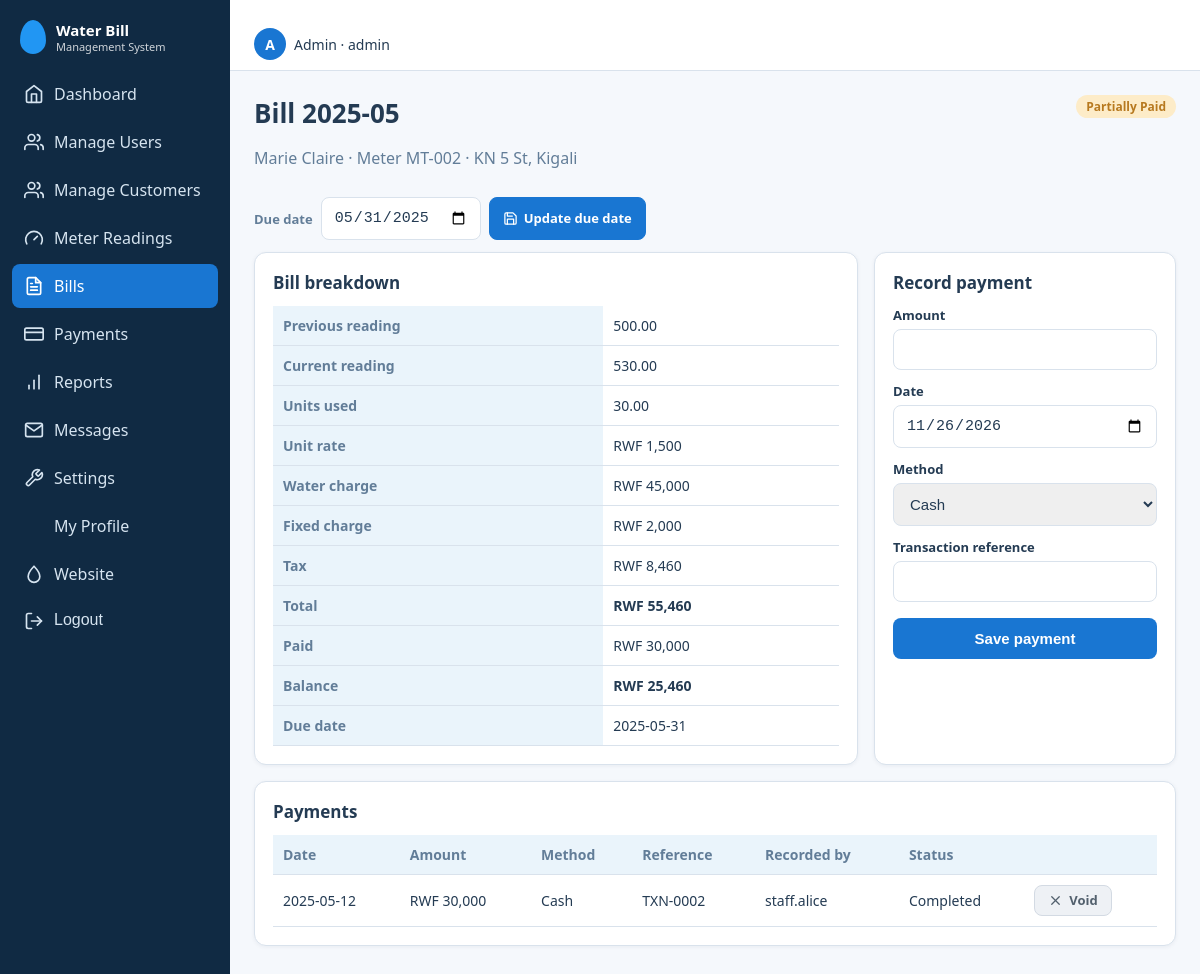
The app's page /index.php?r=bills/show&id=2 (signed in) with its own data.
### tables this page shows
CREATE TABLE bills (
  bill_id          INT UNSIGNED NOT NULL AUTO_INCREMENT,
  customer_id      INT UNSIGNED NOT NULL,
  reading_id       INT UNSIGNED NOT NULL,
  billing_month    CHAR(7) NOT NULL,                 
  previous_reading DECIMAL(12,2) NOT NULL,           
  current_reading  DECIMAL(12,2) NOT NULL,
  units_used       DECIMAL(12,2) NOT NULL,
  unit_rate        DECIMAL(12,2) NOT NULL,           
  fixed_charge     DECIMAL(12,2) NOT NULL DEFAULT 0,
  tax_amount       DECIMAL(12,2) NOT NULL DEFAULT 0,
  total_amount     DECIMAL(12,2) NOT NULL,
  amount_paid      DECIMAL(12,2) NOT NULL DEFAULT 0,
  status           ENUM('Unpaid','Partially Paid','Paid','Cancelled') NOT NULL DEFAULT 'Unpaid',
  due_date         DATE NOT NULL,
  created_at       TIMESTAMP NOT NULL DEFAULT CURRENT_TIMESTAMP,
  PRIMARY KEY (bill_id),
  UNIQUE KEY uq_bill_customer_month (customer_id, billing_month),    
  KEY idx_bills_reading (reading_id),
  KEY idx_bills_status (status),
  KEY idx_bills_due (due_date)
);

CREATE TABLE customers (
  customer_id INT UNSIGNED NOT NULL AUTO_INCREMENT,
  user_id     INT UNSIGNED NULL,                     
  full_name   VARCHAR(120) NOT NULL,
  meter_no    VARCHAR(30)  NOT NULL,
  address     VARCHAR(255) NOT NULL,
  phone       VARCHAR(25)  NULL,
  is_active   TINYINT(1) NOT NULL DEFAULT 1,         
  created_at  TIMESTAMP NOT NULL DEFAULT CURRENT_TIMESTAMP,
  updated_at  TIMESTAMP NOT NULL DEFAULT CURRENT_TIMESTAMP ON UPDATE CURRENT_TIMESTAMP,
  PRIMARY KEY (customer_id),
  UNIQUE KEY uq_customers_user (user_id),
  UNIQUE KEY uq_customers_meter (meter_no),
  KEY idx_customers_name (full_name)
);

CREATE TABLE payments (
  payment_id            INT UNSIGNED NOT NULL AUTO_INCREMENT,
  bill_id               INT UNSIGNED NOT NULL,
  amount_paid           DECIMAL(12,2) NOT NULL,
  payment_date          DATE NOT NULL,
  payment_method        ENUM('Cash','Mobile Money','Bank Transfer','Card') NOT NULL,
  transaction_reference VARCHAR(60) NULL,
  recorded_by           INT UNSIGNED NOT NULL,
  status                ENUM('Completed','Voided','Pending','Rejected') NOT NULL DEFAULT 'Completed',   
  created_at            TIMESTAMP NOT NULL DEFAULT CURRENT_TIMESTAMP,
  PRIMARY KEY (payment_id),
  UNIQUE KEY uq_txn_ref (transaction_reference),
  KEY idx_payments_bill (bill_id),
  KEY idx_payments_user (recorded_by)
);

CREATE TABLE users (
  user_id       INT UNSIGNED NOT NULL AUTO_INCREMENT,
  username      VARCHAR(50)  NOT NULL,
  email         VARCHAR(120) NOT NULL,
  password_hash VARCHAR(255) NOT NULL,
  role          ENUM('admin','staff','customer') NOT NULL DEFAULT 'customer',
  is_active     TINYINT(1) NOT NULL DEFAULT 1,
  created_at    TIMESTAMP NOT NULL DEFAULT CURRENT_TIMESTAMP,
  updated_at    TIMESTAMP NOT NULL DEFAULT CURRENT_TIMESTAMP ON UPDATE CURRENT_TIMESTAMP,
  PRIMARY KEY (user_id),
  UNIQUE KEY uq_users_username (username),
  UNIQUE KEY uq_users_email (email),
  KEY idx_users_role (role)
);

### app/models/Setting.php (called while the page is built, shortened)
<?php
class Setting extends Model {
    private static ?array $c = null;
    static function all(): array {
        if (self::$c === null) { try { self::$c = self::q('SELECT setting_key, setting_value FROM site_settings')->fetchAll(PDO::FETCH_KEY_PAIR); } catch (Throwable $e) { self::$c = []; } }
        return self::$c + self::DEFAULTS;
    }
}

### app/core/Controller.php (called while the page is built, shortened)
<?php
abstract class Controller {
    protected function view(string $__view, array $__data = []): void {
        $__layout = APP_ROOT . '/app/views/layout/' . ($__data['layout'] ?? (user() ? 'app' : 'auth')) . '.php';
        extract($__data, EXTR_SKIP);
        require $__layout;
    }
}

### app/controllers/BillController.php (called while the page is built, shortened)
<?php
class BillController extends Controller {
    function show() {
        $u = $this->need('admin', 'staff', 'customer'); $b = Bill::find((int)($_GET['id'] ?? 0));
        $this->view('bills/show', ['title' => 'Bill ' . $b['billing_month'], 'b' => $b, 'pays' => Bill::payments((int)$b['bill_id']), 'role' => $u['role']]);
    }
}

### public/index.php (called while the page is built, shortened)
<?php
require __DIR__ . '/../app/helpers/core.php';
$r = trim((string)($_GET['r'] ?? (user() ? 'dashboard/index' : 'home/index')), '/');
[$c, $a] = array_pad(explode('/', $r, 2), 2, 'index');
try {
    (new $cls)->$a();
} catch (Throwable $t) { error_log((string)$t); http_response_code(500); (new ErrorController)->failure(); }

### app/config/database.php (called while the page is built)
<?php
function db(): PDO {
    static $pdo = null;
    if ($pdo) return $pdo;
    $f = __DIR__ . '/database.local.php';
    $c = is_file($f) ? require $f : ['host'=>'127.0.0.1','name'=>'water_bill_management','user'=>'root','pass'=>''];
    try {
        $pdo = new PDO("mysql:host={$c['host']};dbname={$c['name']};charset=utf8mb4", $c['user'], $c['pass'], [
            PDO::ATTR_ERRMODE => PDO::ERRMODE_EXCEPTION,
            PDO::ATTR_DEFAULT_FETCH_MODE => PDO::FETCH_ASSOC,
            PDO::ATTR_EMULATE_PREPARES => false,
        ]);
    } catch (PDOException $e) {
        error_log($e->getMessage());
        http_response_code(500);
        exit('Database connection failed. Check app/config/database.php');
    }
    return $pdo;
}

### app/core/Model.php (called while the page is built, shortened)
<?php
abstract class Model {
    public static function q(string $sql, array $p = []): PDOStatement { $s = db()->prepare($sql); $s->execute($p); return $s; }
}

### app/models/Bill.php (called while the page is built, shortened)
<?php
class Bill extends Model {
    static function find(int $id): ?array { return self::q('SELECT b.*,c.full_name,c.meter_no,c.address,c.user_id FROM bills b JOIN customers c USING(customer_id) WHERE b.bill_id=?', [$id])->fetch() ?: null; }
    static function payments(int $billId): array { return self::q('SELECT p.*,u.username FROM payments p JOIN users u ON u.user_id=p.recorded_by WHERE p.bill_id=? ORDER BY p.payment_id', [$billId])->fetchAll(); }
}

### app/views/bills/show.php (the view, shortened to what this page needs)
<div class="head"><div><h1>Bill <?= e($b['billing_month']) ?></h1><p class="muted"><?= e($b['full_name']) ?> · Meter <?= e($b['meter_no']) ?> · <?= e($b['address']) ?></p></div><?= badge($b['status']) ?></div>
<?php if ($role === 'admin' && $b['status'] !== 'Cancelled'): ?><form method="post" action="<?= url('bills/due') ?>" class="filter" data-validate><?= csrf_field() ?><input type="hidden" name="bill_id" value="<?= (int)$b['bill_id'] ?>"><label for="dd">Due date</label><input id="dd" type="date" name="due_date" required value="<?= e($b['due_date']) ?>"><button class="act save"><?= icon('save') ?>Update due date</button></form><?php endif; ?>
<div class="grid2"><div class="panel"><h2>Bill breakdown</h2><table>
<tr><th>Previous reading</th><td><?= e($b['previous_reading']) ?></td></tr><tr><th>Current reading</th><td><?= e($b['current_reading']) ?></td></tr><tr><th>Units used</th><td><?= e($b['units_used']) ?></td></tr>
<tr><th>Unit rate</th><td><?= e(money($b['unit_rate'])) ?></td></tr><tr><th>Water charge</th><td><?= e(money($b['units_used'] * $b['unit_rate'])) ?></td></tr><tr><th>Fixed charge</th><td><?= e(money($b['fixed_charge'])) ?></td></tr><tr><th>Tax</th><td><?= e(money($b['tax_amount'])) ?></td></tr>
<tr><th>Total</th><td><b><?= e(money($b['total_amount'])) ?></b></td></tr><tr><th>Paid</th><td><?= e(money($b['amount_paid'])) ?></td></tr><tr><th>Balance</th><td><b><?= e(money($b['total_amount'] - $b['amount_paid'])) ?></b></td></tr><tr><th>Due date</th><td><?= e($b['due_date']) ?></td></tr></table></div>
<?php if ($role !== 'customer' && in_array($b['status'], ['Unpaid', 'Partially Paid'], true)): ?><div class="panel"><h2>Record payment</h2><form method="post" action="<?= url('bills/pay') ?>" data-validate>
<label for="am">Amount</label><input id="am" type="number" step="0.01" min="0.01" name="amount" required><label for="pd">Date</label><input id="pd" type="date" name="payment_date" required value="<?= date('Y-m-d') ?>" max="<?= date('Y-m-d') ?>">
<label for="me">Method</label><select id="me" name="method" required><?php foreach (['Cash', 'Mobile Money', 'Bank Transfer', 'Card'] as $m): ?><option><?= e($m) ?></option><?php endforeach; ?></select>
<label for="rf">Transaction reference</label><input id="rf" name="reference" maxlength="60"><button class="btn">Save payment</button></form></div><?php endif; ?></div>
<div class="panel"><h2>Payments</h2><div class="tw"><table><tr><th>Date</th><th>Amount</th><th>Method</th><th>Reference</th><th>Recorded by</th><th>Status</th><th></th></tr>
<?php foreach ($pays as $p): ?><tr><td><?= e($p['payment_date']) ?></td><td><?= e(money($p['amount_paid'])) ?></td><td><?= e($p['payment_method']) ?></td><td><?= e($p['transaction_reference']) ?></td><td><?= e($p['username']) ?></td><td><?= e($p['status']) ?></td>
<td><?php if ($role === 'admin' && $p['status'] === 'Completed'): ?><form method="post" action="<?= url('bills/voidpay') ?>" data-confirm="Void this payment?"><button class="act warn"><?= icon('x') ?>Void</button></form><?php endif; ?></td></tr><?php endforeach; ?>
<?php if (!$pays): ?><tr><td colspan="7" class="muted">No payments yet.</td></tr><?php endif; ?></table></div></div>

### app/helpers/core.php (shortened to what this page needs)
<?php
require_once APP_ROOT . '/app/config/database.php';
spl_autoload_register(function (string $c) {
    foreach (['core', 'models', 'controllers'] as $d) { $f = APP_ROOT . "/app/$d/$c.php"; if (is_file($f)) { require_once $f; return; } }
});
function e($v): string { return htmlspecialchars((string)$v, ENT_QUOTES, 'UTF-8'); }
function money($n): string { return 'RWF ' . number_format((float)$n, 0); }
function url(string $r, array $q = []): string { return 'index.php?r=' . $r . ($q ? '&' . http_build_query($q) : ''); }
function badge(string $s): string { return '<span class="badge b-' . e(explode(' ', $s)[0]) . '">' . e($s) . '</span>'; }
function icon(string $n): string { return '<svg class="ico" aria-hidden="true"><use href="#i-' . $n . '"/></svg>'; }
function site(string $k): string { return (string)(Setting::all()[$k] ?? ''); }
function logo(string $cls = ''): string { $l = site('logo'); return ($l !== '' && is_file(APP_ROOT . '/public/uploads/' . $l)) ? '<img class="logo ' . e($cls) . '" src="uploads/' . e($l) . '" alt="Logo">' : '<span class="drop ' . e($cls) . '"></span>'; }

### public/assets/css/style.css (style rules this page uses)
:root { --primary:#1976D2;--navy:#102A43;--sec:#2196F3;--light:#EAF4FB;--bg:#F5F8FC;--text:#243B53;--muted:#627D98;--ok:#2EAD68;--warn:#F59E0B;--err:#DC3545;--border:#D9E2EC }
* { box-sizing:border-box }
body { margin:0;font-family:Segoe UI,Roboto,Arial,sans-serif;background:var(--bg);color:var(--text);overflow-x:hidden }
h1 { margin:0 0 4px;font-size:26px }
h2 { font-size:17px;margin:0 0 12px }
.muted { color:var(--muted) }
.drop { width:26px;height:34px;background:var(--sec);border-radius:50% 50% 50% 50%/60% 60% 40% 40% }
.panel { background:#fff;border:1px solid var(--border);border-radius:12px;padding:18px;box-shadow:0 1px 4px rgba(16,42,67,.06);margin-bottom:16px }
.grid2 { display:grid;grid-template-columns:2fr 1fr;gap:16px }
table { width:100%;border-collapse:collapse;font-size:14px }
th,td { text-align:left;padding:10px;border-bottom:1px solid var(--border) }
th { color:var(--muted);font-weight:600 }
.tw { overflow-x:auto }
.badge { padding:3px 10px;border-radius:12px;font-size:12px;font-weight:600 }
.b-Partially { background:#fdecc8;color:#b7791f }
label { display:block;font-size:13px;font-weight:600;margin:12px 0 5px }
input,select { width:100%;padding:11px 12px;border:1px solid var(--border);border-radius:8px;font-size:15px;color:var(--text) }
.btn { background:var(--primary);color:#fff;border:0;border-radius:8px;padding:12px 18px;font-size:15px;font-weight:600;cursor:pointer;width:100%;margin-top:16px }
.head { display:flex;justify-content:space-between;align-items:flex-start;gap:12px;flex-wrap:wrap }
.filter { display:flex;gap:8px;margin:12px 0 }
th { background:var(--light) }
.ico { width:20px;height:20px;flex:none;vertical-align:-4px;margin-right:8px }
.sidebar nav a .ico,.navbtn .ico { margin:0 }
html { scroll-behavior:smooth }
.filter input,.filter select { width:auto;min-width:150px }
.act { display:inline-flex;align-items:center;gap:6px;padding:7px 13px;border-radius:8px;border:1px solid transparent;font:inherit;font-size:13px;font-weight:600;line-height:1.1;cursor:pointer;text-decoration:none;white-space:nowrap;transition:background .15s,color .15s,box-shadow .15s,transform .1s }
.act .ico { width:15px;height:15px;margin:0 }
.act.warn { background:#eef1f5;color:#52606d;border-color:#d3dae3 }
.act.add,.act.save { background:var(--primary);color:#fff;border-color:var(--primary) }
.filter label { margin:0;align-self:center;font-size:13px;font-weight:600;color:var(--muted) }
input[type=date],input[type=month] { min-width:160px }

### records on screen
bills: billing_month "2025-05", customer.full_name "Marie Claire", customer.meter_no "MT-002", customer.address "KN 5 St, Kigali", status "Partially Paid", due_date "05/31/2025", previous_reading "500.00", current_reading "530.00", units_used "30.00", unit_rate "RWF 1,500", money($b['units_used'] * $b['unit_rate']) "RWF 45,000", fixed_charge "RWF 2,000", tax_amount "RWF 8,460", total_amount "RWF 55,460", amount_paid "RWF 30,000", money($b['total_amount'] - $b['amount_paid']) "RWF 25,460", due_date "2025-05-31"
payments: payment_date "2025-05-12", amount_paid "RWF 30,000", payment_method "Cash", transaction_reference "TXN-0002", recorded_by.username "staff.alice", status "Completed"

### other values on screen
$n1 "Water Bill"
$n2 "Management System"
$l "Dashboard"
$l "Manage Users"
$l "Manage Customers"
$l "Meter Readings"
$l "Bills"
$l "Payments"
$l "Reports"
$l "Messages"
$l "Settings"
$l "My Profile"
$u['username'][0] "A"
$u['role'] "Admin"
$u['username'] "admin"
